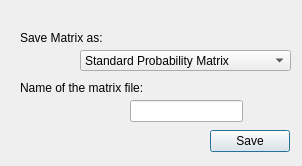
<?xml version="1.0" encoding="UTF-8"?>
<ui version="4.0">
 <class>saveMatrix</class>
 <widget class="QDialog" name="saveMatrix">
  <property name="geometry">
   <rect>
    <x>0</x>
    <y>0</y>
    <width>302</width>
    <height>166</height>
   </rect>
  </property>
  <property name="windowTitle">
   <string>Save Matrix</string>
  </property>
  <widget class="QComboBox" name="chooseMatrix">
   <property name="geometry">
    <rect>
     <x>80</x>
     <y>50</y>
     <width>211</width>
     <height>21</height>
    </rect>
   </property>
   <item>
    <property name="text">
     <string>Standard Probability Matrix</string>
    </property>
   </item>
   <item>
    <property name="text">
     <string>Normalized Probability Matrix</string>
    </property>
   </item>
   <item>
    <property name="text">
     <string>Standard Logarithmic Matrix</string>
    </property>
   </item>
   <item>
    <property name="text">
     <string>Normalized Logarithmic Matrix</string>
    </property>
   </item>
  </widget>
  <widget class="QLineEdit" name="editFileName">
   <property name="geometry">
    <rect>
     <x>130</x>
     <y>100</y>
     <width>113</width>
     <height>22</height>
    </rect>
   </property>
  </widget>
  <widget class="QLabel" name="label">
   <property name="geometry">
    <rect>
     <x>20</x>
     <y>80</y>
     <width>151</width>
     <height>16</height>
    </rect>
   </property>
   <property name="text">
    <string>Name of the matrix file:</string>
   </property>
  </widget>
  <widget class="QPushButton" name="buttonSave">
   <property name="geometry">
    <rect>
     <x>210</x>
     <y>130</y>
     <width>80</width>
     <height>22</height>
    </rect>
   </property>
   <property name="text">
    <string>Save</string>
   </property>
  </widget>
  <widget class="QLabel" name="label_2">
   <property name="geometry">
    <rect>
     <x>20</x>
     <y>30</y>
     <width>111</width>
     <height>16</height>
    </rect>
   </property>
   <property name="text">
    <string>Save Matrix as:</string>
   </property>
  </widget>
 </widget>
 <resources/>
 <connections/>
</ui>
